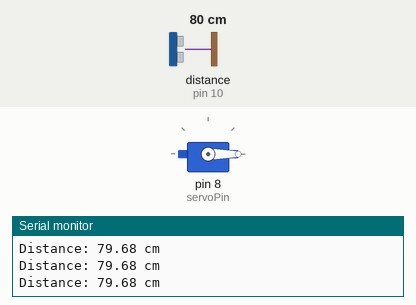
A sketch run on a simulated Arduino Uno, built with avr-gcc and run on an emulated ATmega328P. On the bench: servo, the last lines printed to the serial monitor. Wiring (inferred from the names in the program): ultrasonic range finder: trigger pin 9; echo pin 10. The test bench sets the inputs (shaded band); at power-on: distance to the obstacle (sensor on pin 10) 80 cm. The echo pulse lasts 58.3 µs per cm.

Above: at 1.2 s.
1.3 s: distance to the obstacle (sensor on pin 10) set to 28 cm
2.8 s: distance to the obstacle (sensor on pin 10) set to 22 cm
At 3.1 s:
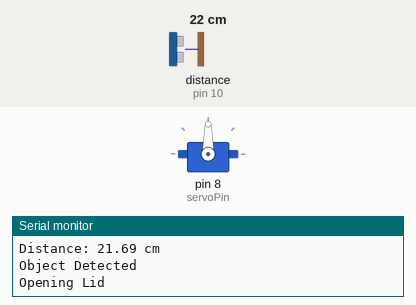
4.3 s: distance to the obstacle (sensor on pin 10) set to 35 cm
At 6.8 s:
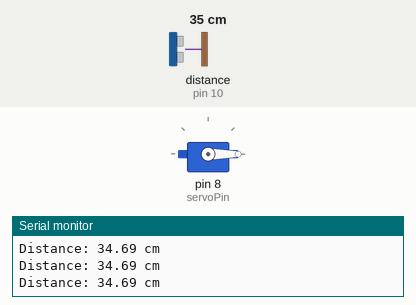
7.3 s: distance to the obstacle (sensor on pin 10) set to 2 cm
At 8.2 s:
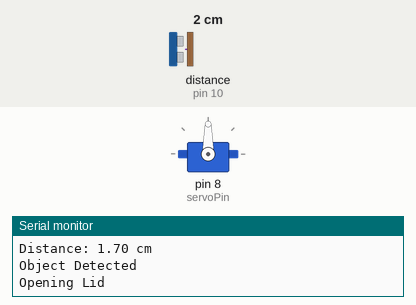
Timing chart, 0 to 9.8 s (numbered marks = the images above; inputs shaded):
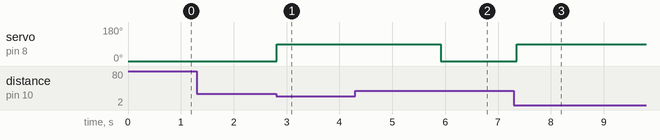

Measured:
- the behaviour switches between 26 and 25 cm on distance to the obstacle (sensor on pin 10) (found by bisection; images 0 and 1)
- after the input at 2.8 s, servo on pin 8 (servoPin): 0° → 90° at once
- after the input at 4.3 s, servo on pin 8 (servoPin): 90° → 0° after 1.6 s
- after the input at 7.3 s, servo on pin 8 (servoPin): 0° → 90° after 0.06 s

The sketch:

REVA_Smartbin.ino
```cpp
#include <Servo.h>

Servo lidServo;

// Pin Definitions
const int trigPin = 9;
const int echoPin = 10;
const int servoPin = 8;

// Distance Threshold (cm)
const int OPEN_DISTANCE = 25;

// Servo Angles
const int LID_CLOSED = 0;
const int LID_OPEN = 90;

void setup() {

  Serial.begin(9600);

  pinMode(trigPin, OUTPUT);
  pinMode(echoPin, INPUT);

  lidServo.attach(servoPin);
  lidServo.write(LID_CLOSED);

  Serial.println("REVA Smart Dustbin Started");
}

void loop() {

  long duration;
  float distance;

  // Send ultrasonic pulse
  digitalWrite(trigPin, LOW);
  delayMicroseconds(2);

  digitalWrite(trigPin, HIGH);
  delayMicroseconds(10);

  digitalWrite(trigPin, LOW);

  // Read echo
  duration = pulseIn(echoPin, HIGH);

  // Convert to centimeters
  distance = duration * 0.0343 / 2;

  Serial.print("Distance: ");
  Serial.print(distance);
  Serial.println(" cm");

  // Open Lid
  if (distance > 0 && distance <= OPEN_DISTANCE) {

    Serial.println("Object Detected");
    Serial.println("Opening Lid");

    lidServo.write(LID_OPEN);

    delay(3000);        // Keep lid open for 3 seconds

  }

  // Close Lid
  else {

    lidServo.write(LID_CLOSED);

  }

  delay(100);
}
```
